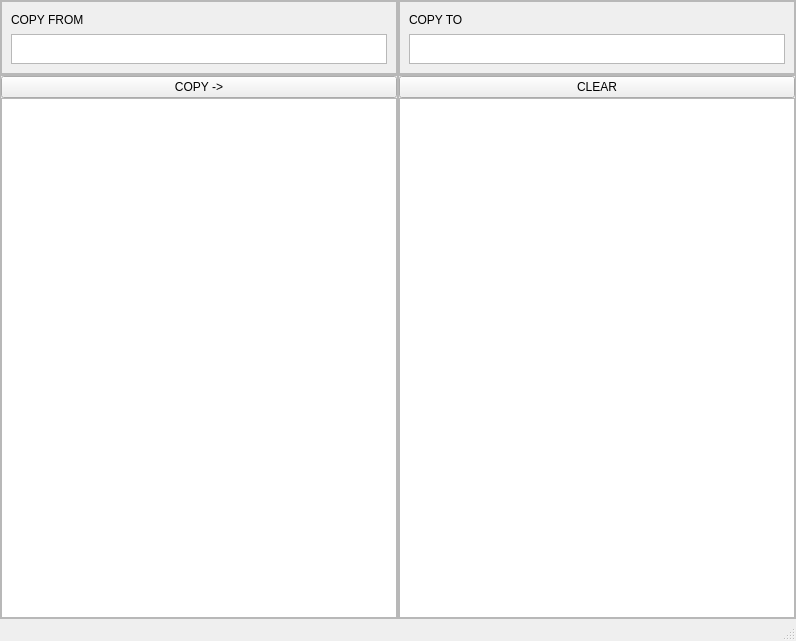
<?xml version="1.0" encoding="UTF-8"?>
<ui version="4.0">
 <class>MainWindow</class>
 <widget class="QMainWindow" name="MainWindow">
  <property name="geometry">
   <rect>
    <x>0</x>
    <y>0</y>
    <width>796</width>
    <height>641</height>
   </rect>
  </property>
  <property name="windowTitle">
   <string>MainWindow</string>
  </property>
  <widget class="QWidget" name="centralwidget">
   <layout class="QGridLayout" name="gridLayout">
    <property name="leftMargin">
     <number>0</number>
    </property>
    <property name="topMargin">
     <number>0</number>
    </property>
    <property name="rightMargin">
     <number>0</number>
    </property>
    <property name="bottomMargin">
     <number>0</number>
    </property>
    <property name="spacing">
     <number>0</number>
    </property>
    <item row="0" column="1">
     <widget class="QFrame" name="frame_2">
      <property name="minimumSize">
       <size>
        <width>100</width>
        <height>75</height>
       </size>
      </property>
      <property name="frameShape">
       <enum>QFrame::StyledPanel</enum>
      </property>
      <property name="frameShadow">
       <enum>QFrame::Raised</enum>
      </property>
      <layout class="QHBoxLayout" name="horizontalLayout">
       <property name="spacing">
        <number>0</number>
       </property>
       <property name="leftMargin">
        <number>0</number>
       </property>
       <property name="topMargin">
        <number>0</number>
       </property>
       <property name="rightMargin">
        <number>0</number>
       </property>
       <property name="bottomMargin">
        <number>0</number>
       </property>
       <item>
        <widget class="QFrame" name="frame_5">
         <property name="sizePolicy">
          <sizepolicy hsizetype="Preferred" vsizetype="Preferred">
           <horstretch>1</horstretch>
           <verstretch>0</verstretch>
          </sizepolicy>
         </property>
         <property name="frameShape">
          <enum>QFrame::StyledPanel</enum>
         </property>
         <property name="frameShadow">
          <enum>QFrame::Raised</enum>
         </property>
         <layout class="QVBoxLayout" name="verticalLayout_2">
          <item>
           <widget class="QLabel" name="label_2">
            <property name="text">
             <string>COPY TO</string>
            </property>
           </widget>
          </item>
          <item>
           <widget class="QPlainTextEdit" name="toPlainTextEdit">
            <property name="maximumSize">
             <size>
              <width>16777215</width>
              <height>30</height>
             </size>
            </property>
            <property name="font">
             <font>
              <pointsize>8</pointsize>
             </font>
            </property>
            <property name="verticalScrollBarPolicy">
             <enum>Qt::ScrollBarAlwaysOff</enum>
            </property>
            <property name="horizontalScrollBarPolicy">
             <enum>Qt::ScrollBarAlwaysOff</enum>
            </property>
           </widget>
          </item>
         </layout>
        </widget>
       </item>
      </layout>
     </widget>
    </item>
    <item row="0" column="0">
     <widget class="QFrame" name="frame">
      <property name="minimumSize">
       <size>
        <width>0</width>
        <height>75</height>
       </size>
      </property>
      <property name="maximumSize">
       <size>
        <width>16777215</width>
        <height>125</height>
       </size>
      </property>
      <property name="frameShape">
       <enum>QFrame::StyledPanel</enum>
      </property>
      <property name="frameShadow">
       <enum>QFrame::Raised</enum>
      </property>
      <layout class="QHBoxLayout" name="horizontalLayout_2">
       <property name="spacing">
        <number>0</number>
       </property>
       <property name="leftMargin">
        <number>0</number>
       </property>
       <property name="topMargin">
        <number>0</number>
       </property>
       <property name="rightMargin">
        <number>0</number>
       </property>
       <property name="bottomMargin">
        <number>0</number>
       </property>
       <item>
        <widget class="QFrame" name="frame_7">
         <property name="sizePolicy">
          <sizepolicy hsizetype="Preferred" vsizetype="Preferred">
           <horstretch>1</horstretch>
           <verstretch>0</verstretch>
          </sizepolicy>
         </property>
         <property name="frameShape">
          <enum>QFrame::StyledPanel</enum>
         </property>
         <property name="frameShadow">
          <enum>QFrame::Raised</enum>
         </property>
         <layout class="QVBoxLayout" name="verticalLayout">
          <item>
           <widget class="QLabel" name="label">
            <property name="text">
             <string>COPY FROM</string>
            </property>
           </widget>
          </item>
          <item>
           <widget class="QPlainTextEdit" name="fromPlainTextEdit">
            <property name="maximumSize">
             <size>
              <width>16777215</width>
              <height>30</height>
             </size>
            </property>
            <property name="font">
             <font>
              <pointsize>8</pointsize>
             </font>
            </property>
            <property name="verticalScrollBarPolicy">
             <enum>Qt::ScrollBarAlwaysOff</enum>
            </property>
            <property name="horizontalScrollBarPolicy">
             <enum>Qt::ScrollBarAlwaysOff</enum>
            </property>
           </widget>
          </item>
         </layout>
        </widget>
       </item>
      </layout>
     </widget>
    </item>
    <item row="1" column="0">
     <widget class="QFrame" name="frame_3">
      <property name="sizePolicy">
       <sizepolicy hsizetype="Preferred" vsizetype="Preferred">
        <horstretch>0</horstretch>
        <verstretch>1</verstretch>
       </sizepolicy>
      </property>
      <property name="frameShape">
       <enum>QFrame::StyledPanel</enum>
      </property>
      <property name="frameShadow">
       <enum>QFrame::Raised</enum>
      </property>
      <layout class="QGridLayout" name="gridLayout_2">
       <property name="leftMargin">
        <number>0</number>
       </property>
       <property name="topMargin">
        <number>0</number>
       </property>
       <property name="rightMargin">
        <number>0</number>
       </property>
       <property name="bottomMargin">
        <number>0</number>
       </property>
       <property name="spacing">
        <number>0</number>
       </property>
       <item row="0" column="1">
        <widget class="QPushButton" name="copyButton">
         <property name="text">
          <string>COPY -&gt;</string>
         </property>
        </widget>
       </item>
       <item row="1" column="1">
        <widget class="QListWidget" name="fromList">
         <property name="acceptDrops">
          <bool>true</bool>
         </property>
         <property name="dragDropMode">
          <enum>QAbstractItemView::DragDrop</enum>
         </property>
        </widget>
       </item>
      </layout>
     </widget>
    </item>
    <item row="1" column="1">
     <widget class="QFrame" name="hockey">
      <property name="sizePolicy">
       <sizepolicy hsizetype="Preferred" vsizetype="Preferred">
        <horstretch>0</horstretch>
        <verstretch>1</verstretch>
       </sizepolicy>
      </property>
      <property name="minimumSize">
       <size>
        <width>100</width>
        <height>0</height>
       </size>
      </property>
      <property name="frameShape">
       <enum>QFrame::StyledPanel</enum>
      </property>
      <property name="frameShadow">
       <enum>QFrame::Raised</enum>
      </property>
      <layout class="QGridLayout" name="gridLayout_3">
       <property name="leftMargin">
        <number>0</number>
       </property>
       <property name="topMargin">
        <number>0</number>
       </property>
       <property name="rightMargin">
        <number>0</number>
       </property>
       <property name="bottomMargin">
        <number>0</number>
       </property>
       <property name="spacing">
        <number>0</number>
       </property>
       <item row="1" column="1">
        <widget class="QListWidget" name="toList">
         <property name="acceptDrops">
          <bool>true</bool>
         </property>
         <property name="dragDropMode">
          <enum>QAbstractItemView::DragDrop</enum>
         </property>
        </widget>
       </item>
       <item row="0" column="1">
        <widget class="QPushButton" name="clearButton">
         <property name="text">
          <string>CLEAR</string>
         </property>
        </widget>
       </item>
      </layout>
     </widget>
    </item>
   </layout>
  </widget>
  <widget class="QStatusBar" name="statusbar"/>
 </widget>
 <resources/>
 <connections/>
</ui>
